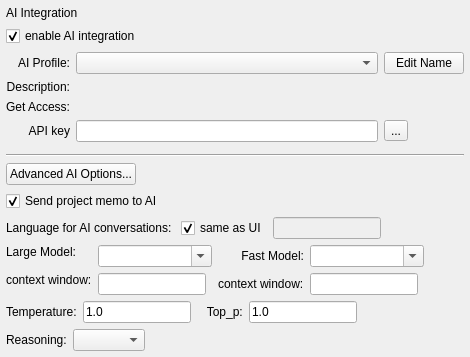
        <widget class="QWidget" name="widget_ai" native="true">
         <property name="styleSheet">
          <string notr="true"/>
         </property>
         <layout class="QVBoxLayout" name="verticalLayout_2">
          <property name="leftMargin">
           <number>6</number>
          </property>
          <property name="topMargin">
           <number>6</number>
          </property>
          <property name="rightMargin">
           <number>6</number>
          </property>
          <property name="bottomMargin">
           <number>6</number>
          </property>
          <item>
           <widget class="QLabel" name="label_ai_integration">
            <property name="sizePolicy">
             <sizepolicy hsizetype="Preferred" vsizetype="Fixed">
              <horstretch>0</horstretch>
              <verstretch>0</verstretch>
             </sizepolicy>
            </property>
            <property name="font">
             <font>
              <bold>false</bold>
             </font>
            </property>
            <property name="styleSheet">
             <string notr="true"/>
            </property>
            <property name="text">
             <string>AI Integration</string>
            </property>
           </widget>
          </item>
          <item>
           <widget class="QCheckBox" name="checkBox_AI_enable">
            <property name="text">
             <string>enable AI integration</string>
            </property>
            <property name="checked">
             <bool>true</bool>
            </property>
           </widget>
          </item>
          <item>
           <widget class="QWidget" name="widget_ai_provider" native="true">
            <layout class="QGridLayout" name="gridLayout_6">
             <property name="leftMargin">
              <number>0</number>
             </property>
             <property name="topMargin">
              <number>0</number>
             </property>
             <property name="rightMargin">
              <number>0</number>
             </property>
             <property name="bottomMargin">
              <number>0</number>
             </property>
             <property name="horizontalSpacing">
              <number>6</number>
             </property>
             <item row="4" column="1">
              <widget class="QLabel" name="label_ai_access_info_url">
               <property name="text">
                <string/>
               </property>
               <property name="openExternalLinks">
                <bool>true</bool>
               </property>
               <property name="textInteractionFlags">
                <set>Qt::TextBrowserInteraction</set>
               </property>
              </widget>
             </item>
             <item row="0" column="1">
              <widget class="QComboBox" name="comboBox_ai_profile">
               <property name="editable">
                <bool>false</bool>
               </property>
               <property name="insertPolicy">
                <enum>QComboBox::NoInsert</enum>
               </property>
              </widget>
             </item>
             <item row="3" column="0">
              <widget class="QLabel" name="label_11">
               <property name="text">
                <string>Description:</string>
               </property>
               <property name="alignment">
                <set>Qt::AlignRight|Qt::AlignTop|Qt::AlignTrailing</set>
               </property>
              </widget>
             </item>
             <item row="5" column="0">
              <widget class="QLabel" name="label_ai_api_key">
               <property name="text">
                <string>API key</string>
               </property>
               <property name="alignment">
                <set>Qt::AlignRight|Qt::AlignTrailing|Qt::AlignVCenter</set>
               </property>
              </widget>
             </item>
             <item row="4" column="0">
              <widget class="QLabel" name="label_12">
               <property name="text">
                <string>Get Access:</string>
               </property>
               <property name="alignment">
                <set>Qt::AlignRight|Qt::AlignTrailing|Qt::AlignVCenter</set>
               </property>
              </widget>
             </item>
             <item row="5" column="1">
              <widget class="QLineEdit" name="lineEdit_ai_api_key">
               <property name="echoMode">
                <enum>QLineEdit::PasswordEchoOnEdit</enum>
               </property>
              </widget>
             </item>
             <item row="3" column="1" colspan="2">
              <widget class="QLabel" name="label_ai_model_desc">
               <property name="sizePolicy">
                <sizepolicy hsizetype="Fixed" vsizetype="Preferred">
                 <horstretch>0</horstretch>
                 <verstretch>0</verstretch>
                </sizepolicy>
               </property>
               <property name="text">
                <string/>
               </property>
              </widget>
             </item>
             <item row="0" column="2">
              <widget class="QPushButton" name="pushButton_ai_profile_edit">
               <property name="text">
                <string>Edit Name</string>
               </property>
              </widget>
             </item>
             <item row="5" column="2">
              <widget class="QToolButton" name="toolButtonShowApiKey">
               <property name="text">
                <string>...</string>
               </property>
               <property name="checkable">
                <bool>true</bool>
               </property>
              </widget>
             </item>
             <item row="0" column="0">
              <widget class="QLabel" name="label_10">
               <property name="text">
                <string>AI Profile:</string>
               </property>
               <property name="alignment">
                <set>Qt::AlignRight|Qt::AlignTrailing|Qt::AlignVCenter</set>
               </property>
              </widget>
             </item>
            </layout>
           </widget>
          </item>
          <item>
           <spacer name="verticalSpacer_2">
            <property name="orientation">
             <enum>Qt::Vertical</enum>
            </property>
            <property name="sizeHint" stdset="0">
             <size>
              <width>20</width>
              <height>6</height>
             </size>
            </property>
           </spacer>
          </item>
          <item>
           <widget class="Line" name="line_4">
            <property name="orientation">
             <enum>Qt::Horizontal</enum>
            </property>
           </widget>
          </item>
          <item>
           <widget class="QWidget" name="widget_5" native="true">
            <layout class="QHBoxLayout" name="horizontalLayout_6">
             <property name="leftMargin">
              <number>0</number>
             </property>
             <property name="topMargin">
              <number>0</number>
             </property>
             <property name="rightMargin">
              <number>0</number>
             </property>
             <property name="bottomMargin">
              <number>0</number>
             </property>
             <item>
              <widget class="QPushButton" name="pushButton_advanced_AI_options">
               <property name="text">
                <string>Advanced AI Options...</string>
               </property>
               <property name="checkable">
                <bool>true</bool>
               </property>
               <property name="checked">
                <bool>false</bool>
               </property>
              </widget>
             </item>
             <item>
              <spacer name="horizontalSpacer_6">
               <property name="orientation">
                <enum>Qt::Horizontal</enum>
               </property>
               <property name="sizeHint" stdset="0">
                <size>
                 <width>40</width>
                 <height>20</height>
                </size>
               </property>
              </spacer>
             </item>
            </layout>
           </widget>
          </item>
          <item>
           <widget class="QWidget" name="widget_AI_advanced_options" native="true">
            <property name="enabled">
             <bool>true</bool>
            </property>
            <layout class="QVBoxLayout" name="verticalLayout_3">
             <property name="leftMargin">
              <number>0</number>
             </property>
             <property name="topMargin">
              <number>0</number>
             </property>
             <property name="rightMargin">
              <number>0</number>
             </property>
             <property name="bottomMargin">
              <number>0</number>
             </property>
             <item>
              <widget class="QCheckBox" name="checkBox_ai_project_memo">
               <property name="toolTip">
                <string>You can use the Project Memo (found in the menu: Project &gt; Project Memo) to convey background information about your research, including objectives, methodology, and data, to the AI. This will help the AI generate more accurate and relevant responses. Deselect this option if you use the Project Memo for other purposes.</string>
               </property>
               <property name="text">
                <string>Send project memo to AI</string>
               </property>
               <property name="checked">
                <bool>true</bool>
               </property>
              </widget>
             </item>
             <item>
              <widget class="QWidget" name="widget_3" native="true">
               <layout class="QHBoxLayout" name="horizontalLayout_5">
                <property name="leftMargin">
                 <number>0</number>
                </property>
                <property name="topMargin">
                 <number>0</number>
                </property>
                <property name="rightMargin">
                 <number>0</number>
                </property>
                <property name="bottomMargin">
                 <number>0</number>
                </property>
                <item>
                 <widget class="QLabel" name="label_13">
                  <property name="text">
                   <string>Language for AI conversations: </string>
                  </property>
                 </widget>
                </item>
                <item>
                 <widget class="QCheckBox" name="checkBox_AI_language_ui">
                  <property name="toolTip">
                   <string>If selected, the conversations will be in the same language as the rest of the user interface. You can select this language at the top of this window.</string>
                  </property>
                  <property name="text">
                   <string>same as UI</string>
                  </property>
                  <property name="checked">
                   <bool>true</bool>
                  </property>
                 </widget>
                </item>
                <item>
                 <widget class="QLineEdit" name="lineEdit_AI_language">
                  <property name="enabled">
                   <bool>false</bool>
                  </property>
                  <property name="toolTip">
                   <string>Enter the name of your language here</string>
                  </property>
                  <property name="placeholderText">
                   <string/>
                  </property>
                 </widget>
                </item>
                <item>
                 <spacer name="horizontalSpacer_4">
                  <property name="orientation">
                   <enum>Qt::Horizontal</enum>
                  </property>
                  <property name="sizeHint" stdset="0">
                   <size>
                    <width>40</width>
                    <height>20</height>
                   </size>
                  </property>
                 </spacer>
                </item>
               </layout>
              </widget>
             </item>
             <item>
              <widget class="QWidget" name="widget_4" native="true">
               <property name="sizePolicy">
                <sizepolicy hsizetype="Preferred" vsizetype="Preferred">
                 <horstretch>0</horstretch>
                 <verstretch>0</verstretch>
                </sizepolicy>
               </property>
               <layout class="QGridLayout" name="gridLayout_5">
                <property name="leftMargin">
                 <number>0</number>
                </property>
                <property name="topMargin">
                 <number>0</number>
                </property>
                <property name="rightMargin">
                 <number>0</number>
                </property>
                <property name="bottomMargin">
                 <number>0</number>
                </property>
                <item row="0" column="0">
                 <widget class="QLabel" name="label_14">
                  <property name="sizePolicy">
                   <sizepolicy hsizetype="Fixed" vsizetype="Fixed">
                    <horstretch>0</horstretch>
                    <verstretch>0</verstretch>
                   </sizepolicy>
                  </property>
                  <property name="text">
                   <string>Large Model:</string>
                  </property>
                  <property name="alignment">
                   <set>Qt::AlignRight|Qt::AlignTrailing|Qt::AlignVCenter</set>
                  </property>
                 </widget>
                </item>
                <item row="0" column="1" rowspan="2">
                 <widget class="QWidget" name="widget_models" native="true">
                  <property name="sizePolicy">
                   <sizepolicy hsizetype="Preferred" vsizetype="Preferred">
                    <horstretch>0</horstretch>
                    <verstretch>0</verstretch>
                   </sizepolicy>
                  </property>
                  <layout class="QGridLayout" name="gridLayout_8">
                   <property name="leftMargin">
                    <number>0</number>
                   </property>
                   <property name="topMargin">
                    <number>0</number>
                   </property>
                   <property name="rightMargin">
                    <number>0</number>
                   </property>
                   <property name="bottomMargin">
                    <number>0</number>
                   </property>
                   <item row="0" column="0" colspan="2">
                    <widget class="QComboBox" name="comboBox_AI_model_large">
                     <property name="sizePolicy">
                      <sizepolicy hsizetype="Fixed" vsizetype="Fixed">
                       <horstretch>0</horstretch>
                       <verstretch>0</verstretch>
                      </sizepolicy>
                     </property>
                     <property name="maximumSize">
                      <size>
                       <width>200</width>
                       <height>16777215</height>
                      </size>
                     </property>
                     <property name="toolTip">
                      <string>Select an available AI model. The large model is used for most of the AI features in QualCoder.</string>
                     </property>
                     <property name="editable">
                      <bool>true</bool>
                     </property>
                     <property name="insertPolicy">
                      <enum>QComboBox::NoInsert</enum>
                     </property>
                     <property name="sizeAdjustPolicy">
                      <enum>QComboBox::AdjustToContentsOnFirstShow</enum>
                     </property>
                     <property name="placeholderText">
                      <string>&lt;select available model&gt;</string>
                     </property>
                    </widget>
                   </item>
                   <item row="1" column="5">
                    <spacer name="horizontalSpacer_7">
                     <property name="orientation">
                      <enum>Qt::Horizontal</enum>
                     </property>
                     <property name="sizeHint" stdset="0">
                      <size>
                       <width>40</width>
                       <height>20</height>
                      </size>
                     </property>
                    </spacer>
                   </item>
                   <item row="1" column="3">
                    <widget class="QLineEdit" name="lineEdit_ai_fast_context_window">
                     <property name="sizePolicy">
                      <sizepolicy hsizetype="Fixed" vsizetype="Fixed">
                       <horstretch>0</horstretch>
                       <verstretch>0</verstretch>
                      </sizepolicy>
                     </property>
                    </widget>
                   </item>
                   <item row="0" column="3" colspan="2">
                    <widget class="QComboBox" name="comboBox_AI_model_fast">
                     <property name="sizePolicy">
                      <sizepolicy hsizetype="Fixed" vsizetype="Fixed">
                       <horstretch>0</horstretch>
                       <verstretch>0</verstretch>
                      </sizepolicy>
                     </property>
                     <property name="maximumSize">
                      <size>
                       <width>200</width>
                       <height>16777215</height>
                      </size>
                     </property>
                     <property name="toolTip">
                      <string>Select an available AI model (can be the same as the large model). The fast model is used for simple tasks only.</string>
                     </property>
                     <property name="editable">
                      <bool>true</bool>
                     </property>
                     <property name="insertPolicy">
                      <enum>QComboBox::NoInsert</enum>
                     </property>
                     <property name="placeholderText">
                      <string>&lt;select available model&gt;</string>
                     </property>
                    </widget>
                   </item>
                   <item row="0" column="2">
                    <widget class="QLabel" name="label_15">
                     <property name="sizePolicy">
                      <sizepolicy hsizetype="Minimum" vsizetype="Preferred">
                       <horstretch>0</horstretch>
                       <verstretch>0</verstretch>
                      </sizepolicy>
                     </property>
                     <property name="text">
                      <string>   Fast Model:</string>
                     </property>
                     <property name="alignment">
                      <set>Qt::AlignRight|Qt::AlignTrailing|Qt::AlignVCenter</set>
                     </property>
                    </widget>
                   </item>
                   <item row="1" column="0">
                    <widget class="QLineEdit" name="lineEdit_ai_large_context_window">
                     <property name="sizePolicy">
                      <sizepolicy hsizetype="Fixed" vsizetype="Fixed">
                       <horstretch>0</horstretch>
                       <verstretch>0</verstretch>
                      </sizepolicy>
                     </property>
                    </widget>
                   </item>
                   <item row="1" column="2">
                    <widget class="QLabel" name="label_ai_fast_contex_window">
                     <property name="text">
                      <string>context window:</string>
                     </property>
                    </widget>
                   </item>
                  </layout>
                 </widget>
                </item>
                <item row="1" column="0">
                 <widget class="QLabel" name="label_ai_large_contex_window">
                  <property name="text">
                   <string>context window:</string>
                  </property>
                 </widget>
                </item>
               </layout>
              </widget>
             </item>
             <item>
              <widget class="QWidget" name="widget_temperature" native="true">
               <layout class="QHBoxLayout" name="horizontalLayout_4">
                <property name="leftMargin">
                 <number>0</number>
                </property>
                <property name="topMargin">
                 <number>0</number>
                </property>
                <property name="rightMargin">
                 <number>0</number>
                </property>
                <property name="bottomMargin">
                 <number>0</number>
                </property>
                <item>
                 <widget class="QLabel" name="label_AI_temperature">
                  <property name="text">
                   <string>Temperature:</string>
                  </property>
                 </widget>
                </item>
                <item>
                 <widget class="QLineEdit" name="lineEdit_ai_temperature">
                  <property name="sizePolicy">
                   <sizepolicy hsizetype="Minimum" vsizetype="Fixed">
                    <horstretch>0</horstretch>
                    <verstretch>0</verstretch>
                   </sizepolicy>
                  </property>
                  <property name="toolTip">
                   <string>Advanced option. Only change when you know whatr you are doing.</string>
                  </property>
                  <property name="inputMask">
                   <string>D.9</string>
                  </property>
                  <property name="text">
                   <string>1.0</string>
                  </property>
                 </widget>
                </item>
                <item>
                 <widget class="QLabel" name="label_9">
                  <property name="text">
                   <string>   Top_p:</string>
                  </property>
                 </widget>
                </item>
                <item>
                 <widget class="QLineEdit" name="lineEdit_top_p">
                  <property name="sizePolicy">
                   <sizepolicy hsizetype="Minimum" vsizetype="Fixed">
                    <horstretch>0</horstretch>
                    <verstretch>0</verstretch>
                   </sizepolicy>
                  </property>
                  <property name="inputMask">
                   <string>D.9</string>
                  </property>
                  <property name="text">
                   <string>1.0</string>
                  </property>
                 </widget>
                </item>
                <item>
                 <spacer name="horizontalSpacer_3">
                  <property name="orientation">
                   <enum>Qt::Horizontal</enum>
                  </property>
                  <property name="sizeHint" stdset="0">
                   <size>
                    <width>10</width>
                    <height>20</height>
                   </size>
                  </property>
                 </spacer>
                </item>
               </layout>
              </widget>
             </item>
             <item>
              <widget class="QWidget" name="widget_reasoning" native="true">
               <property name="sizePolicy">
                <sizepolicy hsizetype="Preferred" vsizetype="Preferred">
                 <horstretch>0</horstretch>
                 <verstretch>0</verstretch>
                </sizepolicy>
               </property>
               <layout class="QHBoxLayout" name="horizontalLayout_7">
                <property name="leftMargin">
                 <number>0</number>
                </property>
                <property name="topMargin">
                 <number>0</number>
                </property>
                <property name="rightMargin">
                 <number>0</number>
                </property>
                <property name="bottomMargin">
                 <number>0</number>
                </property>
                <item>
                 <widget class="QLabel" name="label_16">
                  <property name="text">
                   <string>Reasoning:</string>
                  </property>
                 </widget>
                </item>
                <item>
                 <widget class="QComboBox" name="comboBox_reasoning"/>
                </item>
                <item>
                 <spacer name="horizontalSpacer_5">
                  <property name="orientation">
                   <enum>Qt::Horizontal</enum>
                  </property>
                  <property name="sizeHint" stdset="0">
                   <size>
                    <width>40</width>
                    <height>20</height>
                   </size>
                  </property>
                 </spacer>
                </item>
               </layout>
              </widget>
             </item>
            </layout>
           </widget>
          </item>
         </layout>
        </widget>
